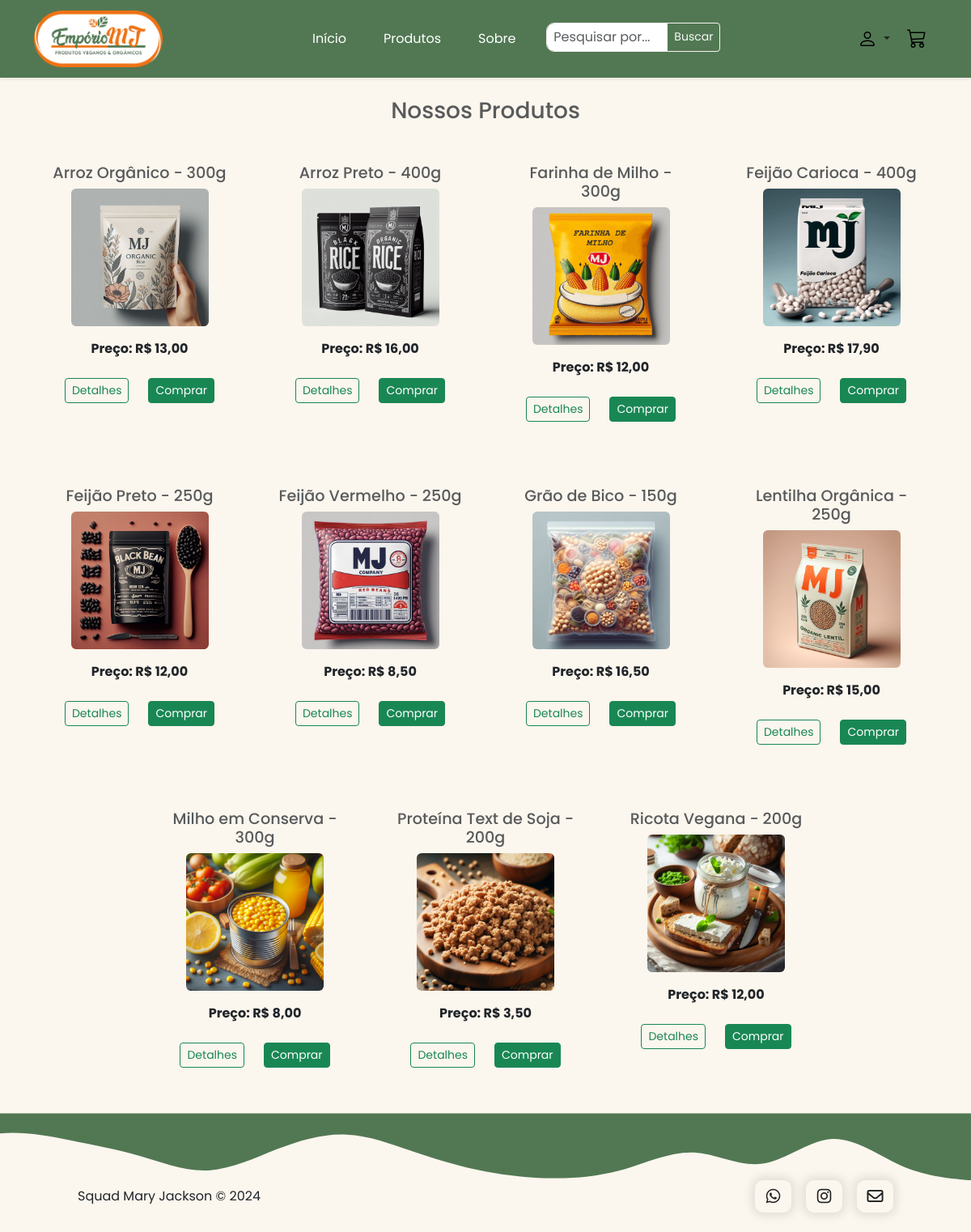
The app's page /produtos/?categoria=Graos-arroz-macarrao-proteina-de-soja with its own data.
### app_MJ/models.py (models this page shows, shortened)
class Produto(models.Model):
    nome_produto = models.CharField(max_length=200, default='')
    categoria = models.ForeignKey(Categoria, on_delete=models.CASCADE, default=1)
    descricao = models.TextField()
    quantidade = models.IntegerField(default=0)
    imagem = models.ImageField(upload_to="", null=True, blank=True)
    preco = models.DecimalField(max_digits=5, decimal_places=2)
    data_produto = models.DateTimeField(default=datetime.now, blank=True)

### app_MJ/views.py (the view)
# urls.py: path('produtos/', produtos, name='produtos'),
def produtos(request):
    categoria_slug = request.GET.get('categoria', None)
    categoria = None
    if categoria_slug:
        print(categoria_slug)
        categoria = get_object_or_404(Categoria, slug=categoria_slug)
        produtos = Produto.objects.filter(categoria=categoria).order_by('nome_produto')
    else:
        produtos = Produto.objects.all().order_by('nome_produto')
    return render(request, 'produtos.html', {'produtos': produtos})

### templates/produtos.html (shortened to what this page needs)
{% extends 'base.html' %}
{% block content %}
<div class="container ">
    <h3 class="text-muted text-center mb-4 mt-4">Nossos Produtos</h3>
    {% if produtos %}
    <div class="row justify-content-center">
        {% for produto in produtos %}
        <div class="col-md-3 mb-5 mt-2">
            <div class="card bg-transparent border-0">
                <div class="card-body text-center">
                    <h4 class="card-title text-muted" style="font-size: 1.2rem;">{{ produto.nome_produto }}</h4>
                    <img src="{{ produto.imagem.url }}" class="card-img-top mx-auto d-block mb-3 rounded" alt="{{ produto.nome_produto }}" style="max-width: 170px; margin-bottom: -15px; border-radius: 8px;">
                    <p class="card-text"><strong class="font-size-lg">Preço: R$ {{ produto.preco }}</strong></p>
                </div>
                <div class="card-footer text-center d-flex justify-content-center bg-transparent border-0 ">
                    <div class="me-4">
                        <a href="{% url 'produto_detalhe' produto.id %}" class="btn btn-outline-success btn-sm text-decoration-none">Detalhes</a>
                    </div>
                    <div>
                        <form action="{% url 'adicionar_produto_carrinho' produto.id %}" method="post">
                            <button type="submit" class="btn btn-success btn-sm">Comprar</button>
                        </form>
                    </div>
                </div>
            </div>
        </div>
        {% endfor %}
    </div>
    {% else %}
    <p class="no-product text-center">Nenhum produto encontrado.</p>
    {% endif %}
</div>
{% endblock %}

### static/css/color.css (style rules this page uses)
:root { --green: #527853; --dark-orange: #ee7214; --light-orange: #f7b787; --salmon: #f9e8d9; --black: #000; --white: #fff; --light-blue: #007bff; }

### static/css/style.css (style rules this page uses)
* { font-family: 'Poppins', sans-serif; margin: 0; padding: 0; box-sizing: border-box; }
html,body { overflow-x: hidden; }
body { background-color:#F9E8D9; min-width: 372px; }

### records on screen
Produto: nome_produto "Arroz Orgânico - 300g", imagem (picture), preco "13,00"
Produto: nome_produto "Arroz Preto - 400g", imagem (picture), preco "16,00"
Produto: nome_produto "Farinha de Milho - 300g", imagem (picture), preco "12,00"
Produto: nome_produto "Feijão Carioca - 400g", imagem (picture), preco "17,90"
Produto: nome_produto "Feijão Preto - 250g", imagem (picture), preco "12,00"
Produto: nome_produto "Feijão Vermelho - 250g", imagem (picture), preco "8,50"
Produto: nome_produto "Grão de Bico - 150g", imagem (picture), preco "16,50"
Produto: nome_produto "Lentilha Orgânica - 250g", imagem (picture), preco "15,00"
Produto: nome_produto "Milho em Conserva - 300g", imagem (picture), preco "8,00"
Produto: nome_produto "Proteína Text de Soja - 200g", imagem (picture), preco "3,50"
Produto: nome_produto "Ricota Vegana - 200g", imagem (picture), preco "12,00"
